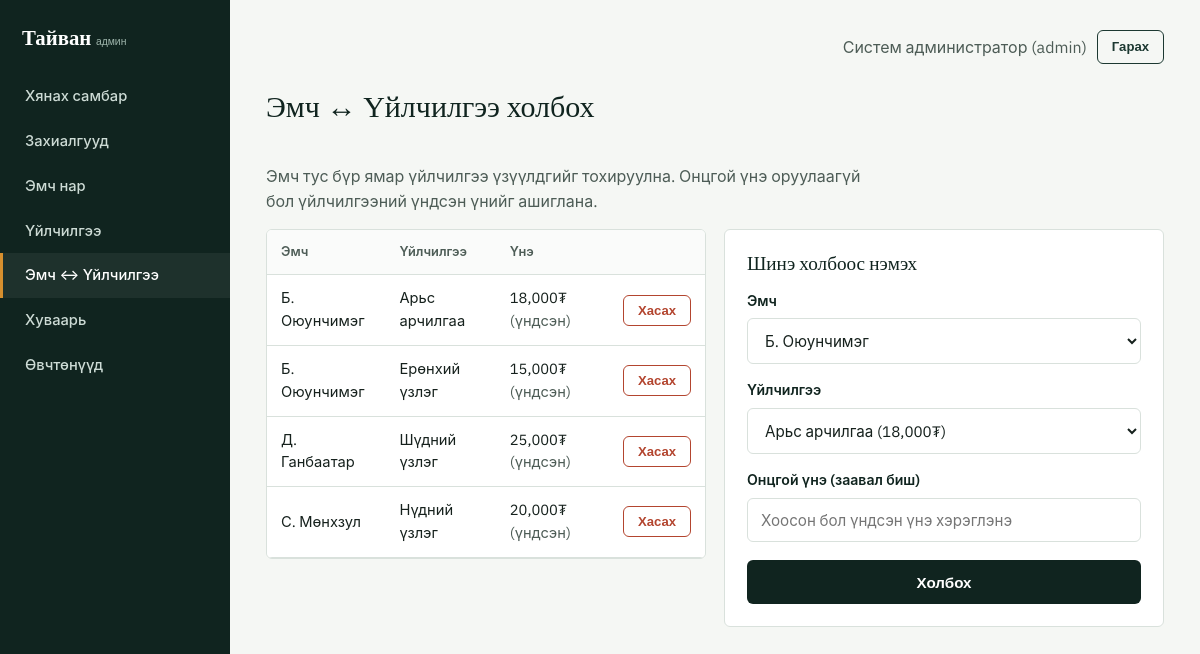
Page /admin/doctor-services.php (signed in) on the committed database.
### tables this page shows
CREATE TABLE doctor_services (
  id          INT AUTO_INCREMENT PRIMARY KEY,
  doctor_id   INT NOT NULL,
  service_id  INT NOT NULL,
  price       DECIMAL(12,2) NULL COMMENT 'NULL бол services.price ашиглана',
  status      ENUM('active','inactive') NOT NULL DEFAULT 'active',
  created_at  TIMESTAMP DEFAULT CURRENT_TIMESTAMP,
  UNIQUE KEY uniq_doctor_service (doctor_id, service_id),
  FOREIGN KEY (doctor_id)  REFERENCES doctors(id)  ON DELETE CASCADE,
  FOREIGN KEY (service_id) REFERENCES services(id) ON DELETE CASCADE
);

CREATE TABLE doctors (
  id          INT AUTO_INCREMENT PRIMARY KEY,
  name        VARCHAR(120) NOT NULL,
  phone       VARCHAR(20),
  email       VARCHAR(120),
  specialty   VARCHAR(120) NOT NULL,
  photo       VARCHAR(255),
  bio         TEXT,
  status      ENUM('active','inactive') NOT NULL DEFAULT 'active',
  created_at  TIMESTAMP DEFAULT CURRENT_TIMESTAMP,
  updated_at  TIMESTAMP DEFAULT CURRENT_TIMESTAMP ON UPDATE CURRENT_TIMESTAMP
);

CREATE TABLE services (
  id          INT AUTO_INCREMENT PRIMARY KEY,
  name        VARCHAR(150) NOT NULL,
  description TEXT,
  duration    INT NOT NULL COMMENT 'минутаар',
  price       DECIMAL(12,2) NOT NULL DEFAULT 0,
  status      ENUM('active','inactive') NOT NULL DEFAULT 'active',
  created_at  TIMESTAMP DEFAULT CURRENT_TIMESTAMP,
  updated_at  TIMESTAMP DEFAULT CURRENT_TIMESTAMP ON UPDATE CURRENT_TIMESTAMP
);

### includes/functions.php (called while the page is built, shortened)
<?php
function e(?string $str): string
{
    return htmlspecialchars($str ?? '', ENT_QUOTES, 'UTF-8');
}
function formatMoney(float $amount): string
{
    return number_format($amount, 0, '.', ',') . '₮';
}

### admin/doctor-services.php (the view, shortened to what this page needs)
<?php
require_once __DIR__ . '/includes/admin-header.php';
$db = getDB();
$doctors  = $db->query("SELECT * FROM doctors WHERE status='active' ORDER BY name")->fetchAll();
$services = $db->query("SELECT * FROM services WHERE status='active' ORDER BY name")->fetchAll();
$links = $db->query(
    "SELECT ds.*, d.name AS doctor_name, s.name AS service_name, s.price AS base_price
     FROM doctor_services ds
     JOIN doctors d ON d.id = ds.doctor_id
     JOIN services s ON s.id = ds.service_id
     WHERE ds.status='active'
     ORDER BY d.name, s.name"
)->fetchAll();
?>
<div class="block-head"><h2>Эмч ↔ Үйлчилгээ холбох</h2></div>
<p>Эмч тус бүр ямар үйлчилгээ үзүүлдгийг тохируулна. Онцгой үнэ оруулаагүй бол үйлчилгээний үндсэн үнийг ашиглана.</p>
<div class="grid grid-2" style="align-items:start;">
  <div class="table-wrap">
    <table>
      <thead><tr><th>Эмч</th><th>Үйлчилгээ</th><th>Үнэ</th><th></th></tr></thead>
      <tbody>
      <?php foreach ($links as $l): ?>
        <tr>
          <td><?= e($l['doctor_name']) ?></td>
          <td><?= e($l['service_name']) ?></td>
          <td><?= formatMoney((float)($l['price'] ?? $l['base_price'])) ?><?= $l['price'] === null ? ' <span class="muted">(үндсэн)</span>' : '' ?></td>
          <td>
            <form method="post" onsubmit="return confirm('Холбоог хасах уу?');">
              <button class="btn btn-danger btn-sm">Хасах</button>
            </form>
          </td>
        </tr>
      <?php endforeach; ?>
      </tbody>
    </table>
  </div>
  <div class="card">
    <h3>Шинэ холбоос нэмэх</h3>
    <form method="post">
      <label>Эмч</label>
      <select name="doctor_id" required>
        <?php foreach ($doctors as $d): ?><option value="<?= (int)$d['id'] ?>"><?= e($d['name']) ?></option><?php endforeach; ?>
      </select>
      <label>Үйлчилгээ</label>
      <select name="service_id" required>
        <?php foreach ($services as $s): ?><option value="<?= (int)$s['id'] ?>"><?= e($s['name']) ?> (<?= formatMoney((float)$s['price']) ?>)</option><?php endforeach; ?>
      </select>
      <label>Онцгой үнэ (заавал биш)</label>
      <input type="number" name="price" min="0" step="1000" placeholder="Хоосон бол үндсэн үнэ хэрэглэнэ">
      <button type="submit" class="btn btn-primary btn-block" style="margin-top:18px;">Холбох</button>
    </form>
  </div>
</div>
<?php require_once __DIR__ . '/includes/admin-footer.php'; ?>

### assets/css/style.css (style rules this page uses)
:root { --pine-950: #10241f; --pine-800: #1c3831; --pine-600: #2f5e51; --teal-500: #3d7a6e; --amber-500: #d68f2e; --amber-600: #b8761d; --paper: #f5f7f4; --paper-raised: #ffffff; --line: #d9e1dc; --ink: #16211d; --ink-soft: #4d5c56; --danger: #b3452f; --radius: 6px; --shadow-none: none; }
* { box-sizing: border-box; }
html { scroll-behavior: smooth; }
body { margin:0; background: var(--paper); color: var(--ink); font-family: 'IBM Plex Sans', -apple-system, sans-serif; font-size: 16px; line-height: 1.55; }
h1,h2,h3,h4 { font-family: 'Fraunces', Georgia, serif; font-weight: 500; color: var(--pine-950); line-height: 1.15; margin: 0 0 .5em; }
h2 { font-size: clamp(1.4rem, 2.5vw, 1.9rem); }
h3 { font-size: 1.2rem; }
p { margin: 0 0 1em; max-width: 62ch; color: var(--ink-soft); }
.btn { display:inline-flex; align-items:center; justify-content:center; gap:8px; padding: 11px 22px; border-radius: var(--radius); font-size: .95rem; font-weight:600; font-family:'IBM Plex Sans',sans-serif; text-decoration:none; cursor:pointer; border:1px solid transparent; transition: background-color .15s ease, border-color .15s ease, transform .05s ease; }
.btn-primary { background: var(--pine-950); color:#fff; }
.btn-danger { background:transparent; border-color: var(--danger); color: var(--danger); }
.btn-sm { padding: 6px 14px; font-size:.82rem; }
.btn-block { width:100%; }
.block-head { display:flex; justify-content:space-between; align-items:flex-end; margin-bottom: 24px; gap: 16px; flex-wrap:wrap; }
.grid { display:grid; gap: 18px; }
.grid-2 { grid-template-columns: repeat(2, 1fr); }
.card { background: var(--paper-raised); border: 1px solid var(--line); border-radius: var(--radius); padding: 22px; }
.card h3 { margin-bottom: 6px; }
label { display:block; font-weight:600; font-size:.88rem; color: var(--pine-950); margin: 16px 0 6px; }
input[type=text], input[type=email], input[type=password], input[type=tel], input[type=date], input[type=number], select, textarea { width:100%; padding: 11px 13px; border:1px solid var(--line); border-radius: var(--radius); font-size: .95rem; font-family: inherit; background: #fff; color: var(--ink); }
table { width:100%; border-collapse: collapse; background: var(--paper-raised); }
table th, table td { text-align:left; padding: 12px 14px; border-bottom: 1px solid var(--line); font-size:.92rem; }
table th { color: var(--ink-soft); font-weight:600; font-size:.8rem; background:#fafbfa; }
.table-wrap { border:1px solid var(--line); border-radius: var(--radius); overflow:hidden; }
.muted { color: var(--ink-soft); }

### rows in the picture
doctor_services: doctor.name "Б. Оюунчимэг", service.name "Арьс арчилгаа", price.price "18,000₮", shows "(үндсэн)"
doctor_services: doctor.name "Б. Оюунчимэг", service.name "Ерөнхий үзлэг", price.price "15,000₮", shows "(үндсэн)"
doctor_services: doctor.name "Д. Ганбаатар", service.name "Шүдний үзлэг", price.price "25,000₮", shows "(үндсэн)"
doctor_services: doctor.name "С. Мөнхзул", service.name "Нүдний үзлэг", price.price "20,000₮", shows "(үндсэн)"

### other values in the picture
$_SESSION['admin_name'] "Систем администратор"
$_SESSION['admin_role'] "admin"
form field doctor_id "Б. Оюунчимэг"
form field service_id "Арьс арчилгаа (18,000₮)"
